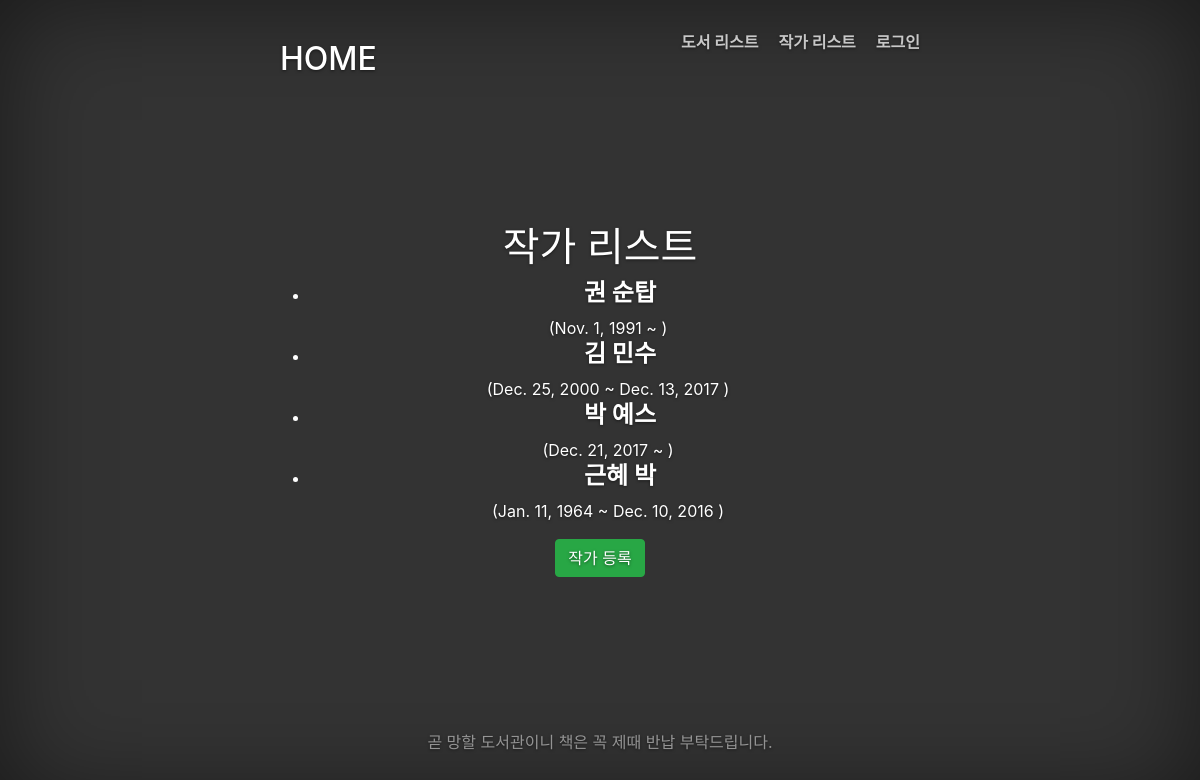
The app's page /catalog/authors/, older data.
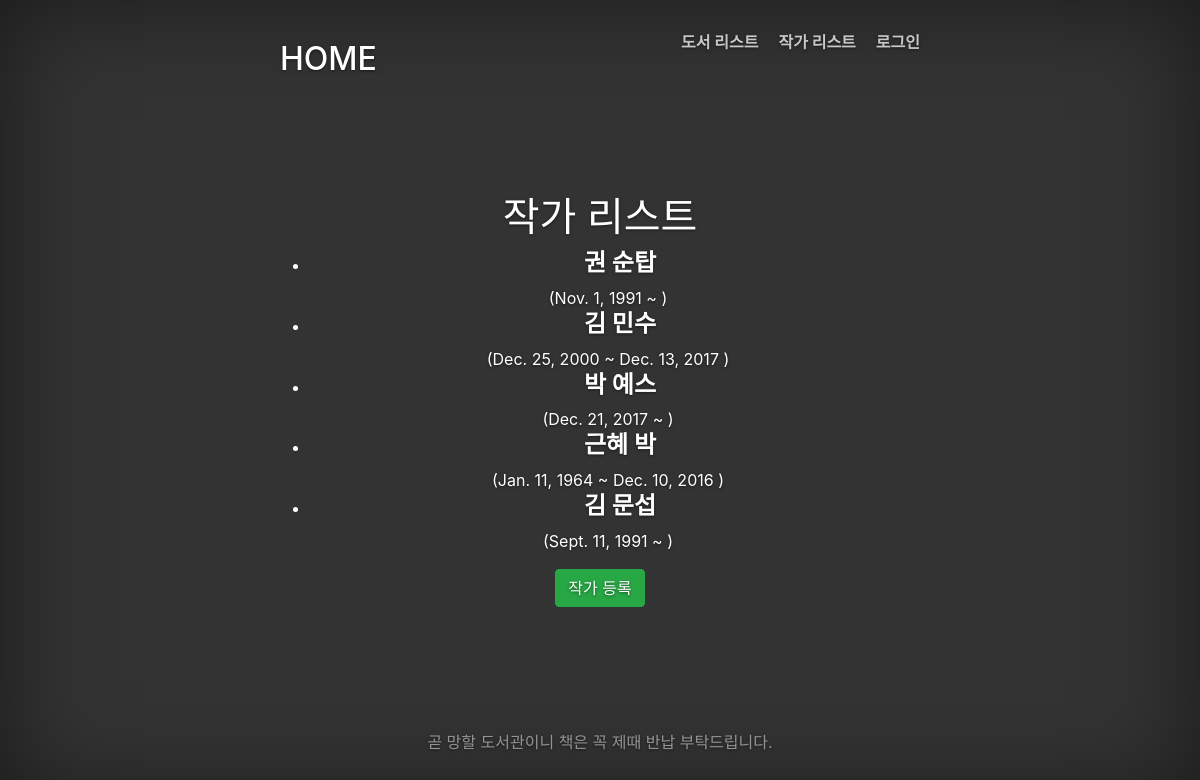
The same page, newer data.
### catalog/models.py (models this page shows, shortened)
class Author(models.Model):
	first_name = models.CharField(max_length=100)
	last_name = models.CharField(max_length=100)
	date_of_birth = models.DateField(null=True, blank=True)
	date_of_death = models.DateField('Died', null=True, blank=True)
	def get_absolute_url(self):
		return reverse('author-detail', args=[str(self.id)])

### catalog/views.py (the view)
class AuthorListView(generic.ListView):
	model = Author

### catalog/templates/catalog/author_list.html (shortened to what this page needs)
{% extends "base_generic.html" %}
{% block content %}
<h1>작가 리스트</h1>
	{% if author_list %}
		<ul>
			{% for author in author_list %}
			<li>
				<h4><strong><a href="{{ author.get_absolute_url }}">
					{{ author.last_name }} {{ author.first_name }}</a></strong></h4> ({{ author.date_of_birth }} ~
					{% if author.date_of_death != None %}
					{{ author.date_of_death }}
					{% endif %})&ensp;&ensp;&ensp;
            </li>
			{% endfor %}
		</ul>
	{% else %}
		<p>등록된 작가가 없습니다.</p>
	{% endif %}
	<a class="btn btn-success" href="{% url 'author-create' %}">작가 등록</a>
{% endblock %}

Row changes from the older to the newer data that the page shows:
added Author: last_name "김", first_name "문섭", date_of_birth "Sept. 11, 1991"
